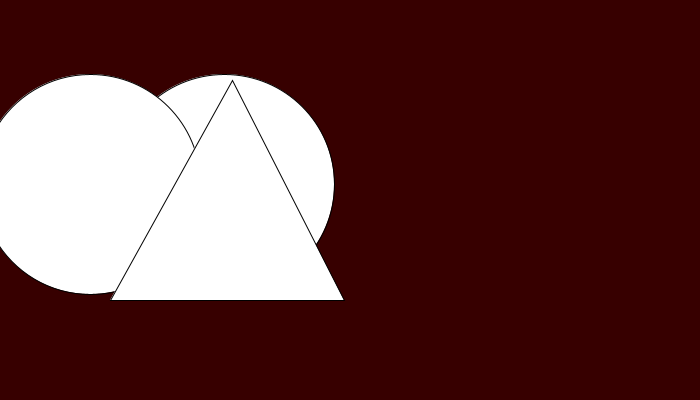
Frame 1 (no input)
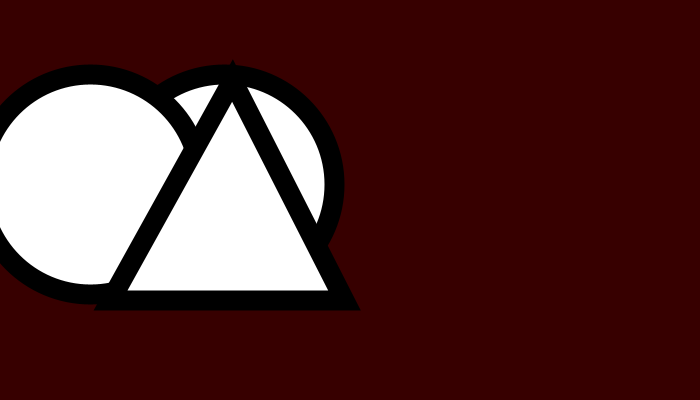
Frame 60 (the mouse pressed at the canvas centre just before this capture)
Frame 120 (the mouse held since frame 60 and released just before this capture): identical to frame 60, image omitted

The Processing sketch that drew these frames (run headless with seeded random() and noise(); from frame 60 on, the mouse is pressed at the canvas centre):

// Processing sketch: Hello_World
// ── Hello_World.pde
//Global Variables
int appWidth, appHeight;
float centerX, centerY, xStart, yStart, widthRect, heightRect;
color balckNightModes=#000000; //Hexidecimal
float thin, normal, thick=5;
boolean nightmode=false, randomBackground=false;
//
void setup() {
  //Declaring Display Geometry: landscape, square, portrait
  size(700, 400); //Able to deploy with fullScreen();
  //fullScreen();
  appWidth = width;
  appHeight = height;
  //Concatenation: , or + (i.e space)
  println("\t\t\tWidth="+width, "\tHeight="+height);
  println("Display Monitor:", "\twidth:"+displayWidth, "\theight:"+displayHeight);
  //
  String ls="Landscape or Square", p="portrait", DO="Display Orientation", instruct="Bru, turn your phun";
  //
  if ( appWidth < appHeight ) { //Declaring Landscape & square
    println(instruct);
  } else {
    println("Display: Good to Go");
    if ( appWidth > displayWidth ) { //Fitting CANVAS into Monitor Display
      appWidth=0;
      appHeight=0;
      println("STOP, is broken");
    } else {
      //Empty ELSE
    }
  }
  //Population
  centerX = width * 1/2;
  centerY = height * 1/2;
  xStart = centerX - ( appWidth * 1/4 );
  yStart  = centerY - ( height * 1/4 );
  widthRect = width * 1/2;
  heightRect = height * 1/2;
  thin = appWidth / appWidth; //1
  normal = appWidth  * 1/70;
  thick = appWidth  * 1/35;
} //End setup
//
void draw() {
  // New Background Function "covers" old gray scale background()
  // Night Mode means background cannot have blue // change randome for night mode, hard code "0"
  background(100); //Gray Scale (0-255) & Blue Issue for night mode
  //
  //Casting Reminder
  background ( color( 55, 0 , 0 )); // Color without blue
  //
  circle(224, 184, 220); 
  circle(90, 184, 220); 
  triangle(110, 300, 232, 80, 344, 300);
  strokeWeight(1); //default reset 
  //
  strokeWeight( thick );
} //End draw
//
void keyPressed() {
} //End keyPressed
//
void mousePressed() {
} //End mousePressed
//
// End Main Program
